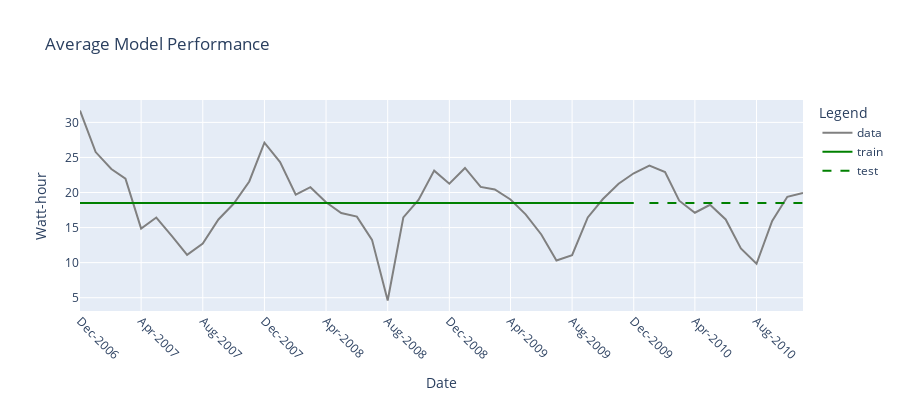

Notebook code cell kept with this figure:
### Code cell
import plotly.graph_objs as go

fig = go.Figure()

# Original time series
fig.add_trace(go.Scatter(
    x=power_df_monthly.index,
    y=power_df_monthly['Energy Consumed by Household (Watt-hour)'],
    mode='lines',
    name='data',
    line=dict(color='grey')
))

# Train predictions
fig.add_trace(go.Scatter(
    x=dates_train,
    y=mean_pred_train.flatten(),
    mode='lines',
    name='train',
    line=dict(color='green')
))

# Test predictions
fig.add_trace(go.Scatter(
    x=dates_test,
    y=mean_pred_test.flatten(),
    mode='lines',
    name='test',
    line=dict(color='green', dash='dash')
))

# Set x-axis ticks for better readability
labels = pd.to_datetime(power_df_monthly.index).strftime('%b-%Y')
step = max(1, len(labels) // 10)
fig.update_layout(
    title='Average Model Performance',
    yaxis_title='Watt-hour',
    xaxis_title='Date',
    legend_title='Legend',
    xaxis=dict(
        tickmode='array',
        tickvals=power_df_monthly.index[::step],
        ticktext=labels[::step],
        tickangle=45
    ),
    width=900,
    height=400
)

#fig.show()

### Figure 1 — Plotly figure (JSON) as saved in the notebook; plotly's stock layout.template omitted (floating-point values rounded to 4 significant figures)
{"data": [{"line": {"color": "grey"}, "mode": "lines", "name": "data", "type": "scatter", "x": ["2006-12-01", "2007-01-01", "2007-02-01", "2007-03-01", "2007-04-01", "2007-05-01", "2007-06-01", "2007-07-01", "2007-08-01", "2007-09-01", "2007-10-01", "2007-11-01", "2007-12-01", "2008-01-01", "2008-02-01", "2008-03-01", "2008-04-01", "2008-05-01", "2008-06-01", "2008-07-01", "2008-08-01", "2008-09-01", "2008-10-01", "2008-11-01", "2008-12-01", "2009-01-01", "2009-02-01", "2009-03-01", "2009-04-01", "2009-05-01", "2009-06-01", "2009-07-01", "2009-08-01", "2009-09-01", "2009-10-01", "2009-11-01", "2009-12-01", "2010-01-01", "2010-02-01", "2010-03-01", "2010-04-01", "2010-05-01", "2010-06-01", "2010-07-01", "2010-08-01", "2010-09-01", "2010-10-01", "2010-11-01"], "y": [31.69, 25.77, 23.35, 21.98, 14.85, 16.43, 13.78, 11.12, 12.74, 16.16, 18.4, 21.57, 27.11, 24.33, 19.69, 20.76, 18.6, 17.07, 16.57, 13.25, 4.608, 16.46, 18.95, 23.12, 21.25, 23.5, 20.79, 20.45, 19.01, 16.88, 14.01, 10.3, 11.08, 16.45, 19.07, 21.25, 22.74, 23.84, 22.93, 18.83, 17.12, 18.25, 16.16, 12.02, 9.846, 15.94, 19.39, 19.95]}, {"line": {"color": "green"}, "mode": "lines", "name": "train", "type": "scatter", "x": ["2006-12-01", "2007-01-01", "2007-02-01", "2007-03-01", "2007-04-01", "2007-05-01", "2007-06-01", "2007-07-01", "2007-08-01", "2007-09-01", "2007-10-01", "2007-11-01", "2007-12-01", "2008-01-01", "2008-02-01", "2008-03-01", "2008-04-01", "2008-05-01", "2008-06-01", "2008-07-01", "2008-08-01", "2008-09-01", "2008-10-01", "2008-11-01", "2008-12-01", "2009-01-01", "2009-02-01", "2009-03-01", "2009-04-01", "2009-05-01", "2009-06-01", "2009-07-01", "2009-08-01", "2009-09-01", "2009-10-01", "2009-11-01", "2009-12-01"], "y": [18.52, 18.52, 18.52, 18.52, 18.52, 18.52, 18.52, 18.52, 18.52, 18.52, 18.52, 18.52, 18.52, 18.52, 18.52, 18.52, 18.52, 18.52, 18.52, 18.52, 18.52, 18.52, 18.52, 18.52, 18.52, 18.52, 18.52, 18.52, 18.52, 18.52, 18.52, 18.52, 18.52, 18.52, 18.52, 18.52, 18.52]}, {"line": {"color": "green", "dash": "dash"}, "mode": "lines", "name": "test", "type": "scatter", "x": ["2010-01-01", "2010-02-01", "2010-03-01", "2010-04-01", "2010-05-01", "2010-06-01", "2010-07-01", "2010-08-01", "2010-09-01", "2010-10-01", "2010-11-01"], "y": [18.52, 18.52, 18.52, 18.52, 18.52, 18.52, 18.52, 18.52, 18.52, 18.52, 18.52]}], "layout": {"height": 400, "legend": {"title": {"text": "Legend"}}, "title": {"text": "Average Model Performance"}, "width": 900, "xaxis": {"tickangle": 45, "tickmode": "array", "ticktext": ["Dec-2006", "Apr-2007", "Aug-2007", "Dec-2007", "Apr-2008", "Aug-2008", "Dec-2008", "Apr-2009", "Aug-2009", "Dec-2009", "Apr-2010", "Aug-2010"], "tickvals": ["2006-12-01", "2007-04-01", "2007-08-01", "2007-12-01", "2008-04-01", "2008-08-01", "2008-12-01", "2009-04-01", "2009-08-01", "2009-12-01", "2010-04-01", "2010-08-01"], "title": {"text": "Date"}}, "yaxis": {"title": {"text": "Watt-hour"}}}}
